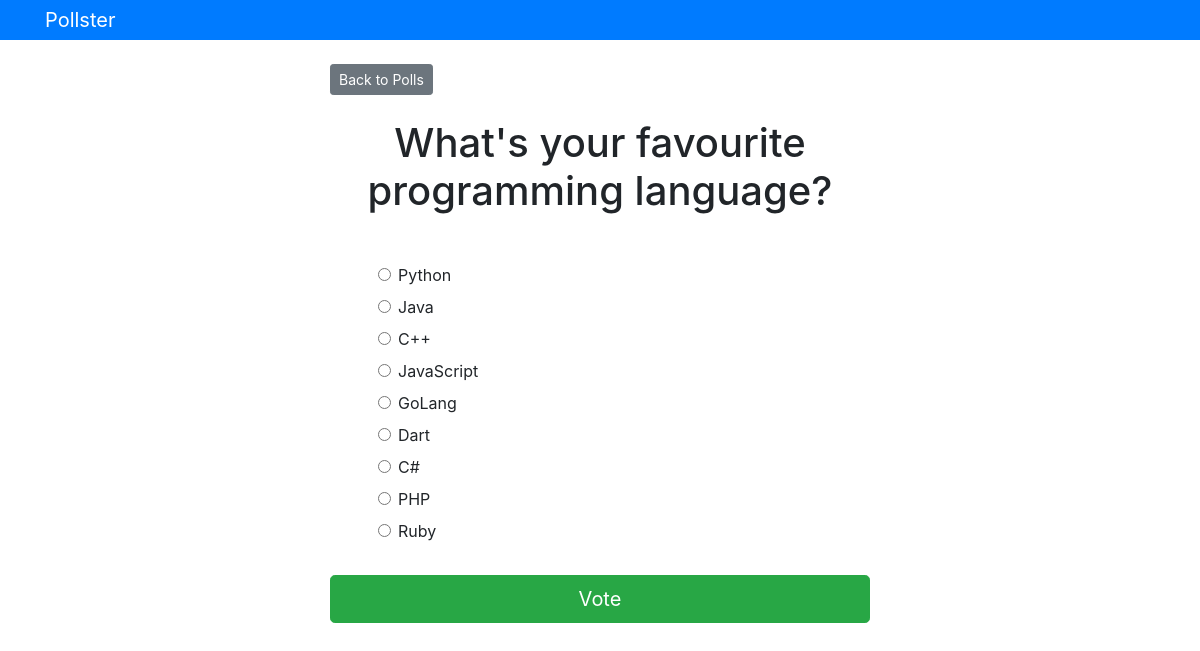
The page /polls/1/detail/ on the database its author committed.
### polls/models.py (models this page shows, shortened)
class Question(models.Model):
    question_text = models.CharField(max_length=200)
    pub_date = models.DateTimeField('published on')

class Choice(models.Model):
    question = models.ForeignKey(Question, on_delete=models.CASCADE)
    choice_text = models.CharField(max_length=200)
    votes = models.IntegerField(default=0)

### polls/views.py (the view)
# urls.py: path('<int:question_id>/detail/', views.detail, name='detail'),
def detail(request, question_id):
    try:
        question = Question.objects.get(pk=question_id)
    except Question.DoesNotExist:
        raise Http404("Question does not exist.")
    return render(request, 'polls/detail.html', {'question': question})

### templates/polls/detail.html (shortened to what this page needs)
{% extends 'base.html' %}
{% block content %}
<a class="btn btn-secondary btn-sm mb-4" href="{% url 'polls:index' %}">Back to Polls</a>
<h1 class="text-center mb-5">{{ question.question_text }}</h1>
<form action="{% url 'polls:vote' question.id %}" method="post">
    {% for choice in question.choice_set.all %}
        <div class="form-check ml-5">
            <input type="radio" class="form-check-input" name="choice" id="choice{{ forloop.counter }}" value="{{ choice.id }}">
            <label for="choice{{ forloop.counter }}">
                {{ choice.choice_text }}
            </label>
        </div>
    {% endfor %}
    <input type="submit" value="Vote" class="btn btn-success btn-lg btn-block mt-4">
</form>
{% endblock content %}

### rows shown on the page
Question: question_text "What's your favourite programming language?"
Choice: choice_text "Python"
Choice: choice_text "Java"
Choice: choice_text "C++"
Choice: choice_text "JavaScript"
Choice: choice_text "GoLang"
Choice: choice_text "Dart"
Choice: choice_text "C#"
Choice: choice_text "PHP"
Choice: choice_text "Ruby"
